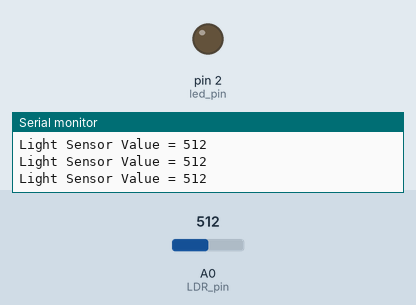
This sketch was run on a simulated Arduino Uno, built with avr-gcc and run on an emulated ATmega328P. Parts: output pins drawn as LEDs (lit = HIGH), the last lines printed to the serial monitor. The inputs (shaded band) are chosen by the test bench; at power-on: A0 (LDR_pin) = 512.

Above: at 1.2 s.
1.3 s: A0 (LDR_pin) set to 62
4.3 s: A0 (LDR_pin) set to 51
At 5.1 s:
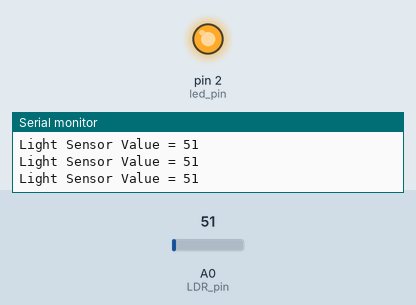
Timing chart, 0 to 7.3 s (numbered marks = the images above; inputs shaded):
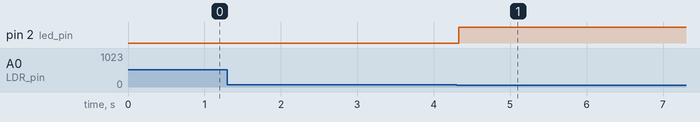

Measured:
- the behaviour switches between 56 and 55 on A0 (LDR_pin) (found by bisection; images 0 and 1)
- after the input at 4.3 s, pin 2 (led_pin): LOW → HIGH at once

The sketch:

automatic_street_light_using_LDR.ino
```cpp
// C++ code
//
int LDR_pin = A0; // LDR pin
int led_pin = 2; // Led pin
int threshold = 55; // Threshold value for LDR
void setup()
{
  Serial.begin(9600);
  pinMode(led_pin , OUTPUT);
}

void loop()
{
  int received_data = analogRead(LDR_pin);
  Serial.println("");
  Serial.print("Light Sensor Value = ");
  //Serial.print("Value = ");
  Serial.print(received_data); // High_value(800 etc) means there is light on
  							   //  LDR and less_value(54 etc) means darkness
  // delay(1);
  if (received_data <= threshold){
    digitalWrite(led_pin , HIGH);
  }
  else {
    digitalWrite (led_pin , LOW);
  }
}
```
